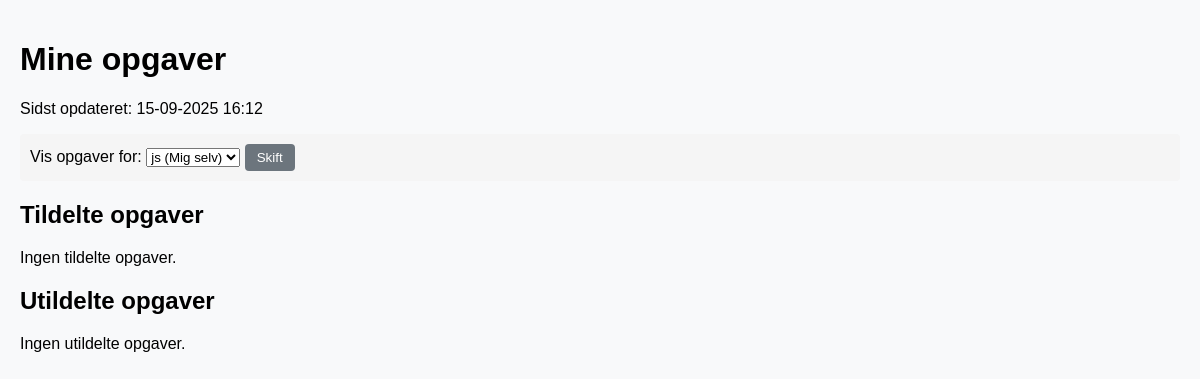
Page /mechanic/ (signed in) on the earlier database version.
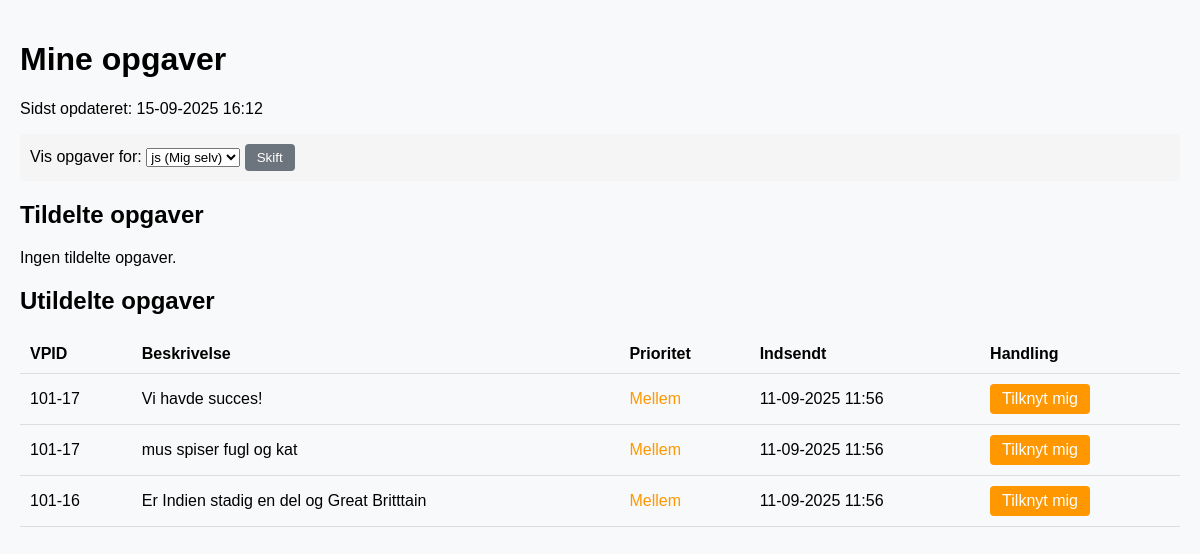
Same page on the later database version.
### assets/models.py (models this page shows, shortened)
class FaultReport(models.Model):
    LANGUAGE_CHOICES = [
        ('de', _("Tysk")),
        ('pl', _("Polsk")),
        ('en', _("Engelsk")),
    ]
    PRIORITY_CHOICES = [
        (1, 'Høj'),
        (2, 'Mellem'),
        (3, 'Lav'),
    ]
    title = models.CharField(max_length=100, verbose_name=_("Titel"))
    description = models.TextField(verbose_name=_("Beskrivelse (oversat)"))
    original_description = models.TextField(blank=True, null=True, verbose_name=_("Original beskrivelse"))
    sprog = models.CharField(
        max_length=2,
        choices=LANGUAGE_CHOICES,
        default='de',
        verbose_name=_("Originalt sprog")
    )
    created_at = models.DateTimeField(auto_now_add=True, verbose_name=_("Oprettet"))
    updated_at = models.DateTimeField(auto_now=True, verbose_name=_("Opdateret"))
    status = models.CharField(max_length=100, blank=True, null=True, verbose_name=_("Status"))  # null=True tilføjet
    qr_code = models.CharField(max_length=100, blank=True, null=True, default="", verbose_name=_("QR-kode"))  # null=True tilføjet
    image = models.ImageField(upload_to='fault_reports/', blank=True, verbose_name=_("Billede"))
    repair_status = models.BooleanField(default=False, verbose_name=_("Reparationsstatus"))
    machine = models.CharField(max_length=100, blank=True, null=True, default="", verbose_name=_("Maskine"))  # null=True tilføjet
    location = models.CharField(max_length=100, blank=True, null=True, default="", verbose_name=_("Lokation"))  # null=True tilføjet
    vpid = models.CharField(max_length=100, blank=True, null=True, verbose_name=_("VPID"))  # null=True tilføjet
    asset = models.ForeignKey(
        'Asset', on_delete=models.SET_NULL, null=True, blank=True, verbose_name=_("Aktiv")
    )
    priority = models.IntegerField(
        default=2,
        choices=[
            (1, _("Høj")),
            (2, _("Normal")),
            (3, _("Lav (vent til service)"))
        ],
        verbose_name=_("Prioritet")
    )
    assigned_to = models.ForeignKey(
        User,
        on_delete=models.SET_NULL,
        null=True,
        blank=True,
        verbose_name=_("Tildelt mekaniker"),
        related_name='assigned_reports'
    )
    started_at = models.DateTimeField(
        null=True,
        blank=True,
        verbose_name=_("Arbejde påbegyndt")
    )
    completed_at = models.DateTimeField(
        null=True,
        blank=True,
        verbose_name=_("Afsluttet")
    )
    completed_by = models.ForeignKey(
        User,
        on_delete=models.SET_NULL,
        null=True,
        blank=True,
        verbose_name=_("Udført af"),
        related_name='completed_reports'
    )
    notes = models.TextField(
        blank=True,
        verbose_name=_("Noter (til mekaniker)")
    )
    is_approved = models.BooleanField(
        default=False,
        verbose_name=_("Godkendt")
    )
    class Meta:
        verbose_name = _("Fejlrapport")
        verbose_name_plural = _("Fejlrapporter")
        ordering = ['-priority', '-created_at']

### assets/views.py (the view)
# urls.py: path('mechanic/', mechanic_view, name='mechanic_reports'),
@login_required
def mechanic_view(request):
    mechanic_id = request.session.get('view_as_mechanic_id')
    if not mechanic_id:  # Hvis der ikke er valgt en mekaniker, brug den aktuelle bruger
        current_mechanic = request.user
    else:
        current_mechanic = get_object_or_404(User, pk=mechanic_id)
    assigned_reports = FaultReport.objects.filter(
        assigned_to=current_mechanic,
        completed_at__isnull=True
    ).order_by('priority', '-created_at')
    unassigned_reports = FaultReport.objects.filter(
        assigned_to__isnull=True,
        completed_at__isnull=True
    ).order_by('priority', '-created_at')
    all_mechanics = User.objects.exclude(pk=request.user.id).filter(is_staff=True)
    return render(request, 'assets/mechanic_view.html', {
        'assigned_reports': assigned_reports,
        'unassigned_reports': unassigned_reports,
        'last_updated': timezone.now(),
        'current_mechanic': current_mechanic,
        'all_mechanics': all_mechanics,
    })

### assets/templates/assets/mechanic_view.html (shortened to what this page needs)
{% extends "base.html" %}
{% block content %}
<h1>Mine opgaver</h1>
<p class="last-updated">Sidst opdateret: {{ last_updated|date:"d-m-Y H:i" }}</p>
<div class="mechanic-switcher">
  <form method="post" action="/mechanic/switch/">
    <label for="mechanic-select">Vis opgaver for:</label>
    <select name="mechanic_id" id="mechanic-select">
      <option value="{{ request.user.id }}" selected>
        {{ request.user.username }} (Mig selv)
      </option>
    </select>
    <button type="submit" class="btn btn-secondary">Skift</button>
  </form>
</div>
<h2>Tildelte opgaver</h2>
{% if assigned_reports %}
<div class="reports-container">
  <table class="reports-table">
    <thead>
      <tr>
        <th>VPID</th>
        <th>Beskrivelse</th>
        <th>Prioritet</th>
        <th>Indsendt</th>
        <th>Handlinger</th>
      </tr>
    </thead>
    <tbody>
{% for report in assigned_reports %}
<tr>
  <td>{{ report.vpid }}</td>
  <td>{{ report.description }}</td>
  <td class="priority-{% if report.priority == 1 %}høj{% elif report.priority == 2 %}mellem{% else %}lav{% endif %}">
      {% if report.priority == 1 %}Høj{% elif report.priority == 2 %}Mellem{% else %}Lav{% endif %}
  </td>
  <td>{{ report.created_at|date:"d-m-Y H:i" }}</td>
  <td>
    <a href="/reports/{{ report.id }}/start/" class="button start">Start</a>
    <a href="/reports/{{ report.id }}/complete/" class="button complete">Afslut</a>
  </td>
</tr>
{% endfor %}
    </tbody>
  </table>
</div>
{% else %}
<p>Ingen tildelte opgaver.</p>
{% endif %}
<h2>Utildelte opgaver</h2>
{% if unassigned_reports %}
<div class="reports-container">
  <table class="reports-table">
    <thead>
      <tr>
        <th>VPID</th>
        <th>Beskrivelse</th>
        <th>Prioritet</th>
        <th>Indsendt</th>
        <th>Handling</th>
      </tr>
    </thead>
    <tbody>
      {% for report in unassigned_reports %}
      <tr>
        <td>{{ report.vpid }}</td>
        <td>{{ report.description }}</td>
        <td class="priority-{% if report.priority == 1 %}høj{% elif report.priority == 2 %}mellem{% else %}lav{% endif %}">
          {% if report.priority == 1 %}Høj{% elif report.priority == 2 %}Mellem{% else %}Lav{% endif %}
        </td>
        <td>{{ report.created_at|date:"d-m-Y H:i" }}</td>
        <td>
          <a href="/reports/{{ report.id }}/assign/" class="button assign">Tilknyt mig</a>
        </td>
      </tr>
      {% endfor %}
    </tbody>
  </table>
</div>
{% else %}
<p>Ingen utildelte opgaver.</p>
{% endif %}
{% endblock %}

Differences in the rows shown:
added FaultReport: vpid "101-17", description "Vi havde succes!", priority "Mellem", created_at "11-09-2025 11:56"
added FaultReport: vpid "101-17", description "mus spiser fugl og kat", priority "Mellem", created_at "11-09-2025 11:56"
added FaultReport: vpid "101-16", description "Er Indien stadig en del og Great Britttain", priority "Mellem", created_at "11-09-2025 11:56"
Other differences:
text no longer shown: "Ingen utildelte opgaver."
text now shown: "VPID Beskrivelse Prioritet Indsendt Handling"
